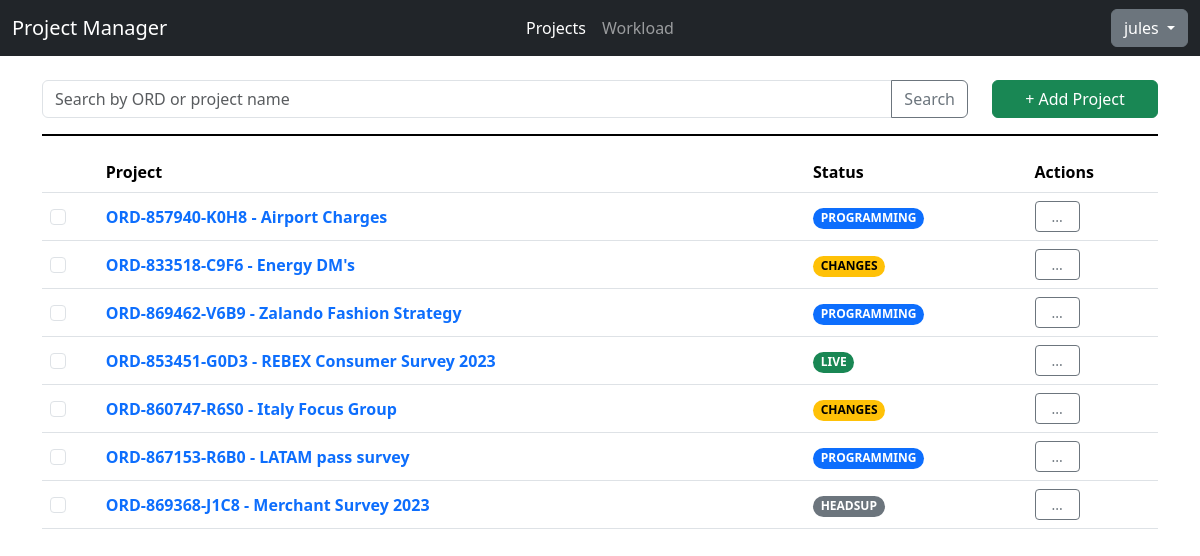
Before: /projects/ (signed in) with the older database file.
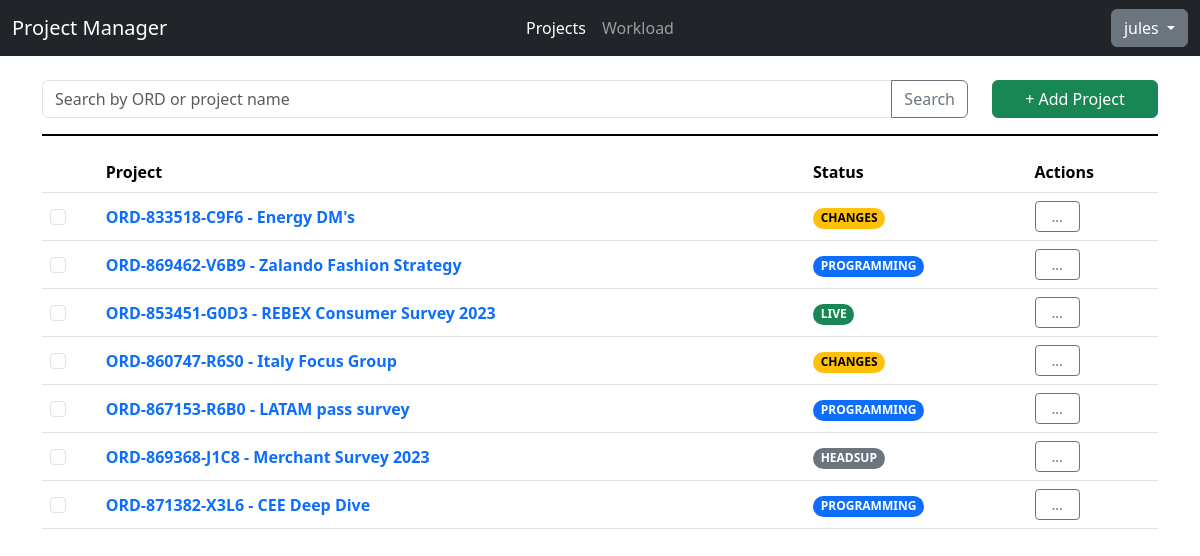
After: the same page with the newer database file.
### api/models.py (models this page shows, shortened)
class Project(models.Model):
    STATUS_CHOICES = [
     ("Headsup","Headsup"),
     ("Programming","Programming"),
     ("Changes","Changes"),
     ("Live", "Live"),
     ("Closed", "Closed")
    ]
    REGION_CHOICES = [
      ("APAC","APAC"),
      ("EMEA","EMEA"),
      ("NA","NA")
    ]
    PLATFORM_CHOICES = [
      ("Decipher", "Decipher"),
      ("CMIX","CMIX"),
      ("Confirmit","Confirmit")
    ]
    __original_eta = None
    code = models.SlugField(max_length=8, default=generate_unique_code, unique=True)
    ord = models.CharField(max_length=15, unique=True, validators=[RegexValidator(regex="^ORD-[0-9]{6}-[0-9A-Z]{4}$", message="Please enter the ORD in ORD-XXXXX-XXXX format.")])
    project_name = models.CharField(max_length=200)
    status = models.CharField(max_length=20, default="Headsup", choices=STATUS_CHOICES)
    created_date = models.DateField(auto_now_add=True)
    region = models.CharField(max_length=10, blank=True, choices=REGION_CHOICES)
    pid = models.CharField(max_length=20, blank=True)
    platform = models.CharField(max_length=15, default="Decipher", choices=PLATFORM_CHOICES)
    eta = models.DateTimeField(null=True,blank=True)
    details = models.TextField(max_length=255, blank=True)
    def __init__(self, *args, **kwargs):
        super().__init__(*args, **kwargs)
        self.__original_eta = self.eta

### testfront/views.py (the view)
# urls.py: path('', views.mainpage, name="projectall"),
@login_required
def mainpage(request):
    if "search" in request.GET:
        projects_list = search_project(request.GET["search"])
    else:
        projects_list = Project.objects.all()
    page_num = 1
    if "page" in request.GET:
        if str(request.GET["page"]).isdigit():
            page_num = int(request.GET["page"])
    paginator_result = paginator_setup(projects_list, page_num)
    return render(request, "testfront/projectlist.html", paginator_result)

### testfront/templates/testfront/projectlist.html (shortened to what this page needs)
{% extends "base.html" %}
{% load static %}
{% block css %} {% static "css/index.css" %} {% endblock %}
{% block body %}
      <form class="row">
        <div class="col-10">
          <div class="input-group">
          <input type="text" class="form-control" name="search" minlength="3" placeholder="Search by ORD or project name" aria-label="Search Project" aria-describedby="button-search">
          <button class="btn btn-outline-secondary" type="submit" id="button-search">Search</button>
          </div>
        </div>
        <div class="col-2 d-grid">
          <a role="button" class="btn btn-success" href="{% url "newproject" %}">
            + Add Project
          </a>
        </div>
      </form>
      <hr class="border-2 border-black opacity-100" />
      {% if projects|length > 0 %}
      <table class="table">
        <thead>
          <tr>
            <th scope="col">&nbsp;</th>
            <th scope="col">Project</th>
            <th scope="col text-center">Status</th>
            <th scope="col text-center">Actions</th>
          </tr>
        </thead>
        <tbody>
          {% for project in projects %}
          <tr>
            <th class="align-middle" scope="row"><input class="form-check-input" type="checkbox" value=""></th>
            <td class="align-middle"><a href="{% url "project" project.ord %}" class="fw-bold text-decoration-none">{{project.ord}} - {{project.project_name}}</a></td>
            <td class="align-middle"><span class="badge rounded-pill
              {% if project.status == "Headsup" %} text-bg-secondary {% endif %}
              {% if project.status == "Programming" %} text-bg-primary {% endif %}
              {% if project.status == "Changes" %} text-bg-warning {% endif %}
              {% if project.status == "Live" %} text-bg-success {% endif %}
            ">{{project.status|upper}}</span></td>
            <td class="align-middle"><div class="dropdown">
              <button class="px-3 py-1 btn btn-outline-secondary btn-sm" type="button" data-bs-toggle="dropdown" aria-expanded="false">
                ...
              </button>
            </div></td>
          </tr>
          {% endfor %}
        </tbody>
      </table>
      {% endif %}
{% endblock %}

Changed rows visible on the page:
removed Project: ord "ORD-857940-K0H8", project_name "Airport Charges", status "PROGRAMMING"
added Project: ord "ORD-871382-X3L6", project_name "CEE Deep Dive", status "PROGRAMMING"
